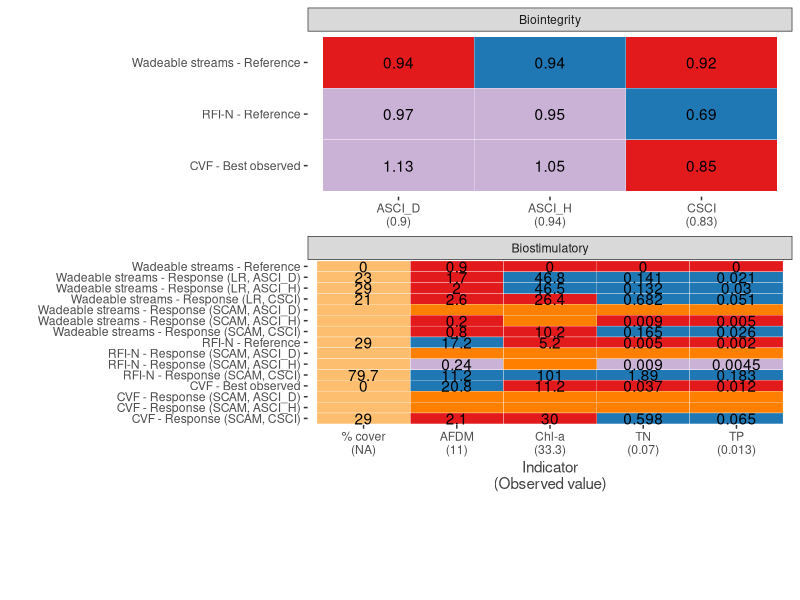
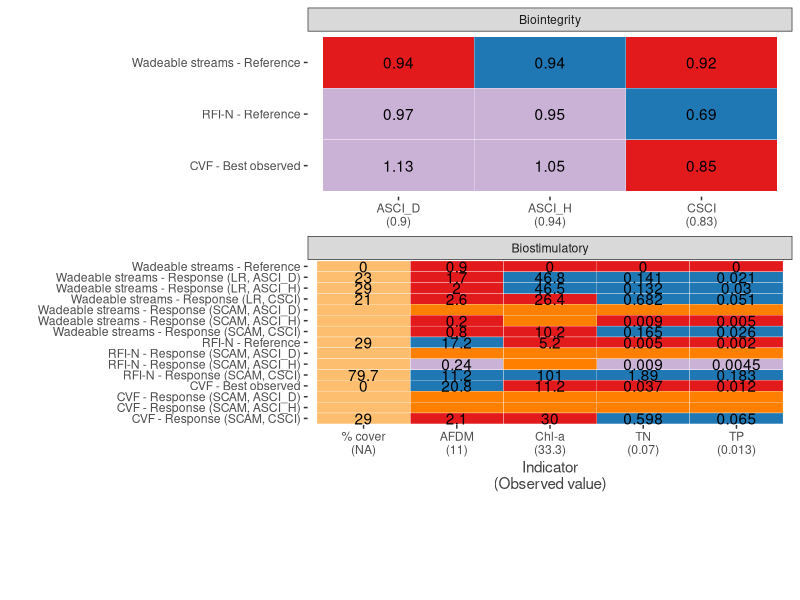

The R script that drew these images, in order:
library(tidyverse)

#Load threshold table
thresh_df<-read_csv("Data/mod_channel_thresholds.csv") %>%
  mutate(Class = factor(Class, levels=c("Wadeable streams","RFI-N","RFI-S","CVF","HB","SB2","SB1","SB0","CC")),
         Approach = factor(Approach, levels=c("Reference","Best observed","Response")),
         Response_model_form = factor(Response_model_form, levels=c("LR","SCAM")),
         Response_model_index = factor(Response_model_index, levels=c("ASCI_D","ASCI_H","CSCI")),
         Approach4 = case_when(Approach!="Response"~paste0(Class," - ",Approach),
                               Approach=="Response"~paste0(Class," - ",Approach," (",Response_model_form,", ", Response_model_index,")"),
                               T~"OTHER")
  ) %>%
  arrange(Class,
          Approach,
          Response_model_form,
          Response_model_index) 


#Example user input from Elder Creek
obs_df<- tibble(
  Indicator=c("CSCI","ASCI_D","ASCI_H",
              "TN","TP","Chl-a","AFDM","% cover"),
  Observed_value = c(0.39, 0.97, 1.02,
                     0.79, 1.03, 13.26, 9.2, NA_real_)
)

#Example user input from Magpie Creek
obs_df<- tibble(
  Indicator=c("CSCI","ASCI_D","ASCI_H",
              "TN","TP","Chl-a","AFDM","% cover"),
  Observed_value = c(0.21, 0.92, 0.82,
                     0.64, 0.20, 154, 83, 41)
)

#Example user input from Pine Creek
obs_df<- tibble(
  Indicator=c("CSCI","ASCI_D","ASCI_H",
              "TN","TP","Chl-a","AFDM","% cover"),
  Observed_value = c(0.83, 0.9, 0.94,
                     0.07, 0.013, 33.3, 11, NA_real_)
)

#Get relevant classes from user
applicable_classes<-c("Wadeable streams", #Always
                      "RFI-N", #optional
                      "CVF") #optional

applicable_classes %in% thresh_df$Class

#Get stringency from user
stringency_user<-c("High")

my_thresh_df<-thresh_df %>%
  filter(Class %in%applicable_classes) %>%
  filter(Stringency %in% stringency_user) %>%
  inner_join(obs_df) %>%
  mutate(Threshold_pass = case_when(
    is.na(Observed_value)~"No data",
    is.na(Threshold_value)~"No threshold identified",
    Indicator_Type == "Biointegrity" & Threshold_value > Observed_value & is.na(Flag) ~ "Fails",
    Indicator_Type == "Biointegrity" & Threshold_value <= Observed_value & is.na(Flag) ~ "Passes",
    Indicator_Type == "Biointegrity" & Threshold_value > Observed_value & !is.na(Flag) ~ "Fails but flagged",
    Indicator_Type == "Biointegrity" & Threshold_value <= Observed_value & !is.na(Flag) ~ "Passes flagged",
    
    Indicator_Type == "Biostimulatory" & Threshold_value < Observed_value & is.na(Flag) ~ "Fails",
    Indicator_Type == "Biostimulatory" & Threshold_value >= Observed_value & is.na(Flag) ~ "Passes",
    Indicator_Type == "Biostimulatory" & Threshold_value < Observed_value & !is.na(Flag) ~ "Fails but flagged",
    Indicator_Type == "Biostimulatory" & Threshold_value >= Observed_value & !is.na(Flag) ~ "Passes flagged",
    
    T~"Other"),
    obs_label = paste0(Indicator,"\n(",Observed_value,")")
  )
my_thresh_df$Threshold_pass<-factor(my_thresh_df$Threshold_pass,
                                    levels=c("Passes","Passes flagged",
                                             "Fails","Fails but flagged",
                                             "No threshold identified",
                                             "No data"))

my_thresh_df$Approach4<-factor(my_thresh_df$Approach4, 
                               levels = my_thresh_df$Approach4 %>%
                                 unique() %>%
                                 rev())



# my_thresh_df$Approach4<-factor(my_thresh_df$Approach4,
#                                levels=c("Wadeable streams - Reference",
#                                         "Wadeable streams - Response (LR, ASCI_D)",
#                                         "Wadeable streams - Response (LR, ASCI_H)",
#                                         "Wadeable streams - Response (LR, CSCI)",
#                                         "Wadeable streams - Response (SCAM, ASCI_D)",
#                                         "Wadeable streams - Response (SCAM, ASCI_H)"))

assessment_plot<-ggplot(data=my_thresh_df, 
       aes(x=obs_label, y=Approach4))+
  geom_tile(aes(fill=Threshold_pass), color="white")+
  geom_text(aes(label=Threshold_value))+
  facet_wrap(~Indicator_Type, ncol=1, scales="free", drop = T)+
  # facet_grid(Indicator_Type~.,  scales="free", drop = T, space="free")+
  # scale_fill_manual(values=c("#1f78b4", "#a6cee3","#e31a1c","#fb9a99","#ff7f00","#fdbf6f"), name="Threshold")+
  scale_fill_manual(values=c("#1f78b4", "#a6cee3","#e31a1c","#cab2d6","#ff7f00","#fdbf6f"), name="Threshold", drop=F)+
  ylab("")+
  xlab("Indicator\n(Observed value)")+
  theme_bw()+
  theme(legend.position = "bottom",
        panel.grid = element_blank(),
        panel.border = element_blank(),
        axis.title.x = element_text(color="gray25"))

library(cowplot)
assessment_plot_cow<-cowplot::plot_grid(assessment_plot +
                     theme(legend.position = "none"),
                   cowplot::get_legend(assessment_plot),
                   nrow=2, rel_heights=c(1,.2))
assessment_plot_cow
ggsave(assessment_plot_cow, filename="Figures/assessment_plot_PINE.jpg", dpi=300, height=7.5, width=6.5)

# 
# bi_plot<-
#   ggplot(data=my_thresh_df %>% filter(Indicator_Type=="Biointegrity"), 
#          aes(x=obs_label, y=Approach3))+
#   geom_tile(aes(fill=Threshold_pass), color="white")+
#   geom_text(aes(label=Threshold_value))+
#   facet_wrap(~Indicator_Type, ncol=1, scales="free", drop = T)+
#   # facet_grid(Indicator_Type~.,  scales="free", drop = T, space="free")+
#   scale_fill_manual(values=c("#1f78b4", "#a6cee3","#e31a1c","#fb9a99","#ff7f00","#fdbf6f"),
#                     name="Threshold",
#                     drop=F
#   )+
#   ylab("")+
#   xlab("Indicator\n(Observed value)")
# bi_plot
# 
# bs_plot<-ggplot(data=my_thresh_df %>% filter(Indicator_Type=="Biostimulatory"), 
#        aes(x=obs_label, y=Approach3))+
#   geom_tile(aes(fill=Threshold_pass), color="white")+
#   geom_text(aes(label=Threshold_value))+
#   facet_wrap(~Indicator_Type, ncol=1, scales="free", drop = T)+
#   # facet_grid(Indicator_Type~.,  scales="free", drop = T, space="free")+
#   scale_fill_manual(values=c("#1f78b4", "#a6cee3","#e31a1c","#fb9a99","#ff7f00","#fdbf6f"),
#                     name="Threshold",
#                     drop=F
#   )+
#   ylab("")+
#   xlab("Indicator\n(Observed value)")
# 
# library(ggpubr)
# ggarrange(bi_plot, bs_plot, common.legend = T,
#           lege)
